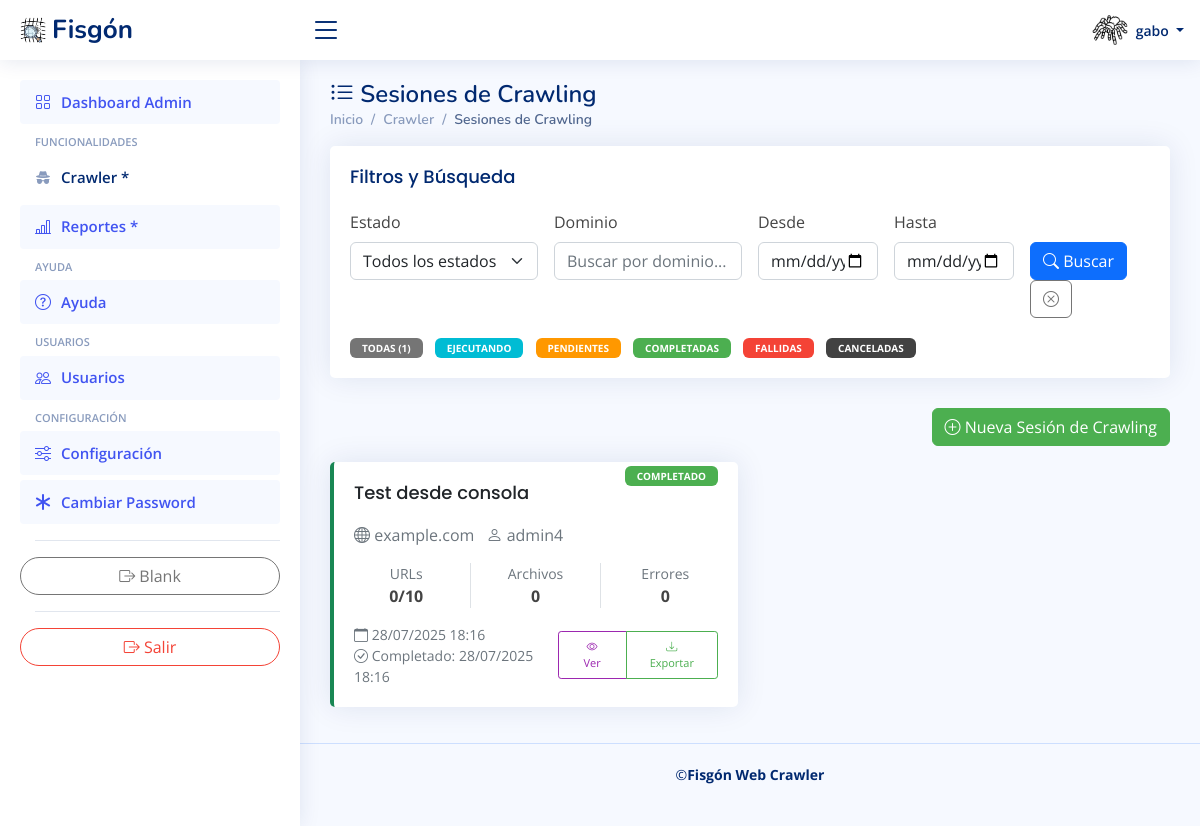
Page /crawler/sesiones/ (signed in) on the earlier database version.
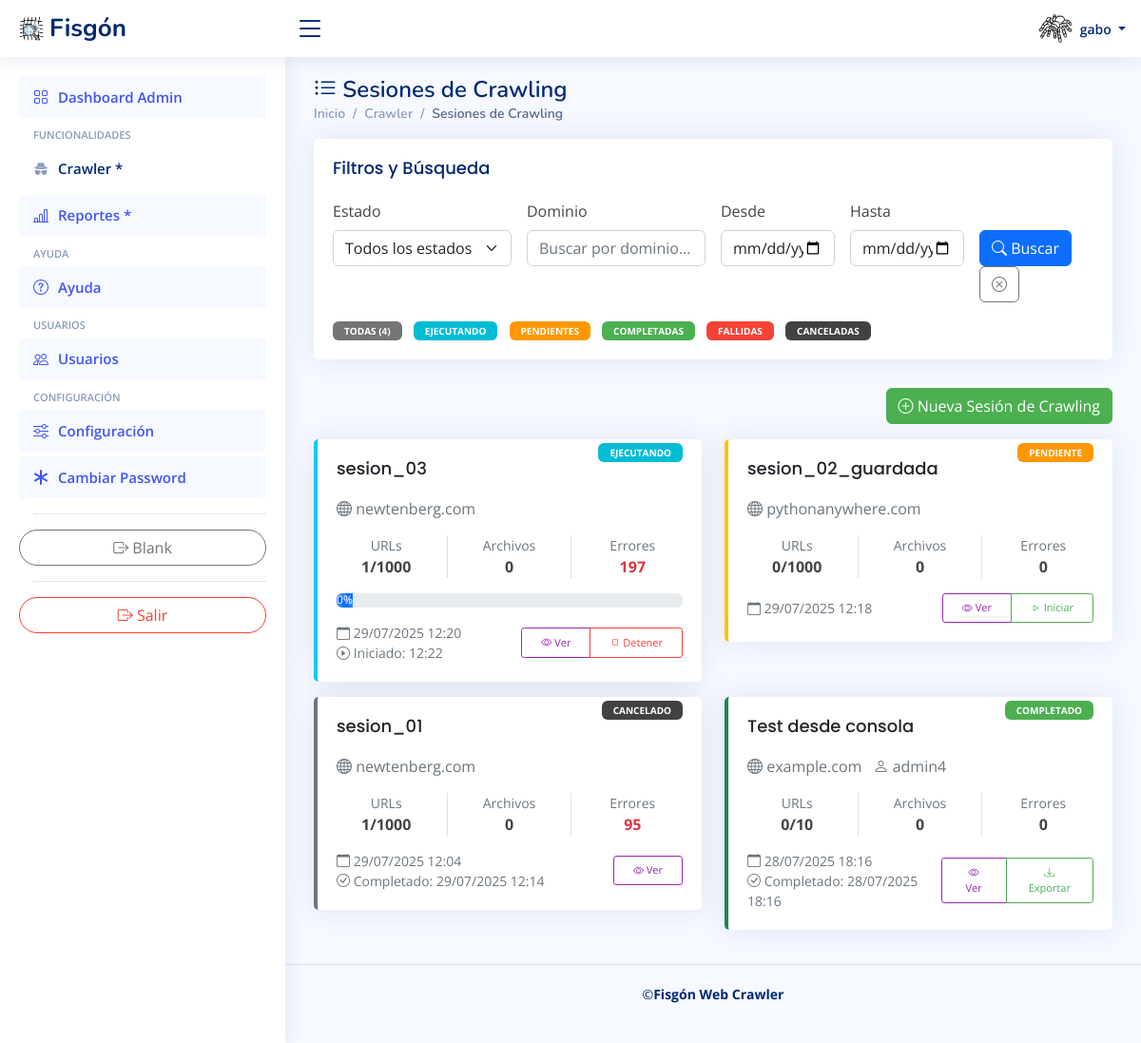
Same page on the later database version.
### crawler/models.py (models this page shows, shortened)
class CrawlSession(models.Model):
    STATUS_CHOICES = [
        ('pending', 'Pendiente'),
        ('running', 'Ejecutándose'),
        ('paused', 'Pausado'),
        ('completed', 'Completado'),
        ('failed', 'Fallido'),
        ('cancelled', 'Cancelado'),
    ]
    PRIORITY_CHOICES = [
        (1, 'Muy Alta'),
        (2, 'Alta'),
        (3, 'Normal'),
        (4, 'Baja'),
        (5, 'Muy Baja'),
    ]
    name = models.CharField(max_length=255, help_text="Nombre descriptivo para esta sesión")
    user = models.ForeignKey(User, on_delete=models.CASCADE, related_name='crawl_sessions')
    target_domain = models.CharField(max_length=255, help_text="Dominio objetivo (ej: example.com)")
    target_url = models.URLField(help_text="URL inicial para comenzar el crawling")
    max_depth = models.IntegerField(default=3, help_text="Profundidad máxima de crawling")
    rate_limit = models.FloatField(default=1.0, help_text="Requests por segundo")
    max_pages = models.IntegerField(default=1000, help_text="Máximo número de páginas a crawlear")
    max_file_size = models.IntegerField(default=52428800, help_text="Tamaño máximo de archivo en bytes (50MB)")
    file_types = models.JSONField(
        default=list,
        help_text="Lista de extensiones de archivo a buscar",
        blank=True
    )
    respect_robots_txt = models.BooleanField(default=True, help_text="Respetar robots.txt")
    follow_redirects = models.BooleanField(default=True, help_text="Seguir redirecciones")
    extract_metadata = models.BooleanField(default=True, help_text="Extraer metadatos de archivos encontrados")
    status = models.CharField(max_length=20, choices=STATUS_CHOICES, default='pending')
    priority = models.IntegerField(choices=PRIORITY_CHOICES, default=3)
    created_at = models.DateTimeField(auto_now_add=True)
    started_at = models.DateTimeField(null=True, blank=True)
    completed_at = models.DateTimeField(null=True, blank=True)
    updated_at = models.DateTimeField(auto_now=True)
    total_urls_discovered = models.IntegerField(default=0)
    total_urls_processed = models.IntegerField(default=0)
    total_files_found = models.IntegerField(default=0)
    total_errors = models.IntegerField(default=0)
    advanced_config = models.JSONField(
        default=dict,
        blank=True,
        help_text="Configuración avanzada adicional"
    )
    class Meta:
        verbose_name = 'Sesión de Crawling'
        verbose_name_plural = 'Sesiones de Crawling'
        ordering = ['-created_at']
    @property
    def progress_percentage(self):
        if self.max_pages == 0:
            return 0
        return min(100, (self.total_urls_processed / self.max_pages) * 100)

### panel/decorators.py (the view)
        def wrapper_func(request, *args, **kwargs):
            group = None
            if request.user.groups.exists():
                group = request.user.groups.all()[0].name
            if group in allowed_roles:
                return view_func(request, *args, **kwargs)
            else:
                return render(request, 'login/404.html')

### panel/utils.py (called while the page is built)
def info_header_user(request, *args, **kwargs):
    return request.user

### crawler/templates/crawler/session_list.html (shortened to what the changed rows need)
{% extends "panel/base_admin.html" %}
{% load static %}
{% block content %}
<main id="main" class="main">
    <div class="pagetitle">
        <h1><i class="{{ icon }}"></i> {{ page }}</h1>
    </div>
    <section class="section">
        <div class="row">
            <div class="col-12">
                <div class="card">
                    <div class="card-body">
                        <div class="filter-pills mt-3">
                            <span class="badge bg-secondary" onclick="clearFilters()">
                                Todas ({{ total_sessions }})
                            </span>
                            <span class="badge bg-info" onclick="filterByStatus('running')">
                                Ejecutando
                            </span>
                            <span class="badge bg-warning" onclick="filterByStatus('pending')">
                                Pendientes
                            </span>
                            <span class="badge bg-success" onclick="filterByStatus('completed')">
                                Completadas
                            </span>
                            <span class="badge bg-danger" onclick="filterByStatus('failed')">
                                Fallidas
                            </span>
                            <span class="badge bg-dark" onclick="filterByStatus('cancelled')">
                                Canceladas
                            </span>
                        </div>
                    </div>
                </div>
            </div>
        </div>
        <div class="row">
            {% if page_obj %}
                {% for session in page_obj %}
                <div class="col-lg-6">
                    <div class="card session-card session-{{ session.status }} mb-3">
                        <div class="card-body">
                            <div class="d-flex justify-content-between align-items-start mb-3">
                                <div>
                                    <h5 class="card-title mb-1">
                                        <a href="{% url 'crawler:session_detail' session.pk %}"
                                           class="text-decoration-none text-dark">
                                            {{ session.name|truncatechars:50 }}
                                        </a>
                                    </h5>
                                    <p class="text-muted mb-0">
                                        <i class="bi bi-globe"></i> {{ session.target_domain }}
                                        {% if session.user != request.user %}
                                        <span class="ms-2">
                                            <i class="bi bi-person"></i> {{ session.user.username }}
                                        </span>
                                        {% endif %}
                                    </p>
                                </div>
                                <div>
                                    {% if session.status == 'completed' %}
                                        <span class="badge bg-success">Completado</span>
                                    {% elif session.status == 'running' %}
                                        <span class="badge bg-info">Ejecutando</span>
                                    {% elif session.status == 'failed' %}
                                        <span class="badge bg-danger">Fallido</span>
                                    {% elif session.status == 'pending' %}
                                        <span class="badge bg-warning">Pendiente</span>
                                    {% elif session.status == 'paused' %}
                                        <span class="badge bg-secondary">Pausado</span>
                                    {% elif session.status == 'cancelled' %}
                                        <span class="badge bg-dark">Cancelado</span>
                                    {% endif %}
                                </div>
                            </div>
                            <div class="row text-center mb-3">
                                <div class="col-4 stats-box">
                                    <small class="text-muted d-block">URLs</small>
                                    <strong>{{ session.total_urls_processed }}/{{ session.max_pages }}</strong>
                                </div>
                                <div class="col-4 stats-box">
                                    <small class="text-muted d-block">Archivos</small>
                                    <strong>{{ session.total_files_found }}</strong>
                                </div>
                                <div class="col-4 stats-box">
                                    <small class="text-muted d-block">Errores</small>
                                    <strong class="{% if session.total_errors > 0 %}text-danger{% endif %}">
                                        {{ session.total_errors }}
                                    </strong>
                                </div>
                            </div>
                            {% if session.status == 'running' %}
                            <div class="progress mb-3" style="height: 15px;">
                                <div class="progress-bar progress-bar-striped progress-bar-animated"
                                     role="progressbar"
                                     style="width: {{ session.progress_percentage }}%"
                                     aria-valuenow="{{ session.progress_percentage }}"
                                     aria-valuemin="0"
                                     aria-valuemax="100">
                                    {{ session.progress_percentage|floatformat:0 }}%
                                </div>
                            </div>
                            {% endif %}
                            <div class="d-flex justify-content-between align-items-center">
                                <small class="text-muted">
                                    <i class="bi bi-calendar"></i> {{ session.created_at|date:"d/m/Y H:i" }}
                                    {% if session.completed_at %}
                                    <br>
                                    <i class="bi bi-check-circle"></i> Completado: {{ session.completed_at|date:"d/m/Y H:i" }}
                                    {% elif session.started_at %}
                                    <br>
                                    <i class="bi bi-play-circle"></i> Iniciado: {{ session.started_at|date:"H:i" }}
                                    {% endif %}
                                </small>
                                <div class="btn-group btn-group-sm">
                                    <a href="{% url 'crawler:session_detail' session.pk %}"
                                       class="btn btn-outline-primary" title="Ver detalles">
                                        <i class="bi bi-eye"></i> Ver
                                    </a>
                                    {% if session.status == 'pending' %}
                                    <a href="{% url 'crawler:start_session' session.pk %}"
                                       class="btn btn-outline-success" title="Iniciar crawling">
                                        <i class="bi bi-play"></i> Iniciar
                                    </a>
                                    {% elif session.status == 'running' %}
                                    <a href="{% url 'crawler:stop_session' session.pk %}"
                                       class="btn btn-outline-danger" title="Detener crawling"
                                       onclick="return confirm('¿Estás seguro de detener esta sesión?');">
                                        <i class="bi bi-stop"></i> Detener
                                    </a>
                                    {% elif session.status == 'completed' %}
                                    <a href="{% url 'crawler:export_results' session.pk %}"
                                       class="btn btn-outline-success" title="Exportar resultados">
                                        <i class="bi bi-download"></i> Exportar
                                    </a>
                                    {% endif %}
                                </div>
                            </div>
                        </div>
                    </div>
                </div>
                {% endfor %}
            {% endif %}
        </div>
    </section>
</main>
{% endblock content %}

Differences in the rows shown:
added CrawlSession: name "sesion_03", target_domain "newtenberg.com", status "EJECUTANDO", total_urls_processed "1", max_pages "1000", total_files_found "0", total_errors "197", progress_percentage "0", created_at "29/07/2025 12:20", started_at "12:22"
added CrawlSession: name "sesion_02_guardada", target_domain "pythonanywhere.com", status "PENDIENTE", total_urls_processed "0", max_pages "1000", total_files_found "0", total_errors "0", created_at "29/07/2025 12:18"
added CrawlSession: name "sesion_01", target_domain "newtenberg.com", status "CANCELADO", total_urls_processed "1", max_pages "1000", total_files_found "0", total_errors "95", created_at "29/07/2025 12:04", completed_at "29/07/2025 12:14"
Other differences:
{{ total_sessions }}: "1" → "4"
